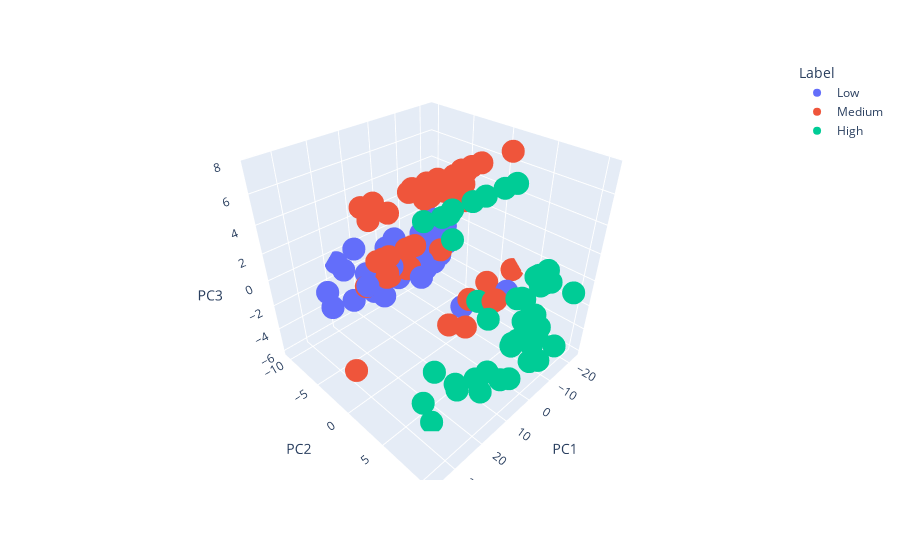

Here is the notebook cell this chart was saved with:
### Markdown cell above
First, we observe the overall PCA separation of all datapoints. Based on Figure 6 (Left), we observe that the principal components PC1, PC2, and PC3 explains 60%, 18%, and 6% respectively of the total variance in the original dataset.

From Figure 6 (Right), we observe that datapoints with "Low" label is clearly separated from datapoints with "High" label. However, we observe that some datapoints with "Medium" labels overlap with those with either "Low" or "High" labels. This suggest that PC1 and PC2 are less unable to discern "Medium" labels from "Low" and "High" labels. This observation is also apparent in the 3D plot shown in Figure 7.

### Code cell
plot_PCA_3D(pc_df, pca)

### Figure 1 — Plotly figure (JSON) as saved in the notebook; plotly's stock layout.template omitted (floating-point values rounded to 4 significant figures; data arrays with more than 128 entries replaced by an {"elided": "..."} marker saying what was removed)
{"data": [{"hovertemplate": "Label=Low<br>PC1=%{x}<br>PC2=%{y}<br>PC3=%{z}<extra></extra>", "legendgroup": "Low", "marker": {"color": "#636efa", "symbol": "circle"}, "mode": "markers", "name": "Low", "scene": "scene", "showlegend": true, "type": "scatter3d", "x": {"elided": "303 float values"}, "y": {"elided": "303 float values"}, "z": {"elided": "303 float values"}}, {"hovertemplate": "Label=Medium<br>PC1=%{x}<br>PC2=%{y}<br>PC3=%{z}<extra></extra>", "legendgroup": "Medium", "marker": {"color": "#EF553B", "symbol": "circle"}, "mode": "markers", "name": "Medium", "scene": "scene", "showlegend": true, "type": "scatter3d", "x": {"elided": "332 float values"}, "y": {"elided": "332 float values"}, "z": {"elided": "332 float values"}}, {"hovertemplate": "Label=High<br>PC1=%{x}<br>PC2=%{y}<br>PC3=%{z}<extra></extra>", "legendgroup": "High", "marker": {"color": "#00cc96", "symbol": "circle"}, "mode": "markers", "name": "High", "scene": "scene", "showlegend": true, "type": "scatter3d", "x": {"elided": "365 float values"}, "y": {"elided": "365 float values"}, "z": {"elided": "365 float values"}}], "layout": {"legend": {"title": {"text": "Label"}, "tracegroupgap": 0}, "margin": {"t": 60}, "scene": {"domain": {"x": [0, 1], "y": [0, 1]}, "xaxis": {"title": {"text": "PC1"}}, "yaxis": {"title": {"text": "PC2"}}, "zaxis": {"title": {"text": "PC3"}}}, "showlegend": true}}
